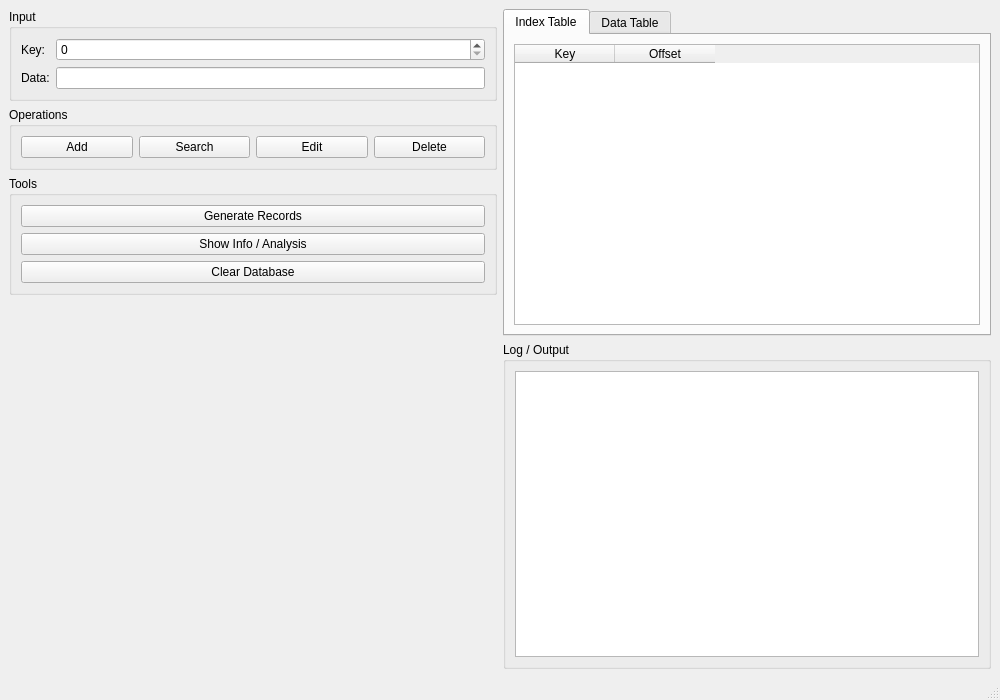
<?xml version="1.0" encoding="UTF-8"?>
<ui version="4.0">
 <class>MainWindow</class>
 <widget class="QMainWindow" name="MainWindow">
  <property name="geometry">
   <rect>
    <x>0</x>
    <y>0</y>
    <width>1000</width>
    <height>700</height>
   </rect>
  </property>
  <property name="windowTitle">
   <string>DBMS - Dense Index</string>
  </property>
  <widget class="QWidget" name="centralwidget">
   <layout class="QHBoxLayout" name="horizontalLayout">
    <item>
     <layout class="QVBoxLayout" name="verticalLayoutControls">
      <item>
       <widget class="QGroupBox" name="groupBoxInput">
        <property name="title">
         <string>Input</string>
        </property>
        <layout class="QFormLayout" name="formLayout">
         <item row="0" column="0">
          <widget class="QLabel" name="labelKey">
           <property name="text">
            <string>Key:</string>
           </property>
          </widget>
         </item>
         <item row="0" column="1">
          <widget class="QSpinBox" name="spinKey">
           <property name="maximum">
            <number>2147483647</number>
           </property>
          </widget>
         </item>
         <item row="1" column="0">
          <widget class="QLabel" name="labelData">
           <property name="text">
            <string>Data:</string>
           </property>
          </widget>
         </item>
         <item row="1" column="1">
          <widget class="QLineEdit" name="editData"/>
         </item>
        </layout>
       </widget>
      </item>
      <item>
       <widget class="QGroupBox" name="groupBoxOps">
        <property name="title">
         <string>Operations</string>
        </property>
        <layout class="QHBoxLayout" name="horizontalLayoutOps">
         <item>
          <widget class="QPushButton" name="btnAdd">
           <property name="text">
            <string>Add</string>
           </property>
          </widget>
         </item>
         <item>
          <widget class="QPushButton" name="btnSearch">
           <property name="text">
            <string>Search</string>
           </property>
          </widget>
         </item>
         <item>
          <widget class="QPushButton" name="btnEdit">
           <property name="text">
            <string>Edit</string>
           </property>
          </widget>
         </item>
         <item>
          <widget class="QPushButton" name="btnDelete">
           <property name="text">
            <string>Delete</string>
           </property>
          </widget>
         </item>
        </layout>
       </widget>
      </item>
      <item>
       <widget class="QGroupBox" name="groupBoxTools">
        <property name="title">
         <string>Tools</string>
        </property>
        <layout class="QVBoxLayout" name="verticalLayoutTools">
         <item>
          <widget class="QPushButton" name="btnGenerate">
           <property name="text">
            <string>Generate Records</string>
           </property>
          </widget>
         </item>
         <item>
          <widget class="QPushButton" name="btnInfo">
           <property name="text">
            <string>Show Info / Analysis</string>
           </property>
          </widget>
         </item>
         <item>
          <widget class="QPushButton" name="btnClear">
           <property name="text">
            <string>Clear Database</string>
           </property>
          </widget>
         </item>
        </layout>
       </widget>
      </item>
      <item>
       <spacer name="verticalSpacer">
        <property name="orientation">
         <enum>Qt::Vertical</enum>
        </property>
        <property name="sizeHint" stdset="0">
         <size>
          <width>20</width>
          <height>40</height>
         </size>
        </property>
       </spacer>
      </item>
     </layout>
    </item>
    <item>
     <layout class="QVBoxLayout" name="verticalLayoutDisplay">
      <item>
       <widget class="QTabWidget" name="tabWidget">
        <property name="currentIndex">
         <number>0</number>
        </property>
        <widget class="QWidget" name="tabIndex">
         <attribute name="title">
          <string>Index Table</string>
         </attribute>
         <layout class="QVBoxLayout" name="verticalLayoutIndex">
          <item>
           <widget class="QTableWidget" name="tableIndex">
            <column>
             <property name="text">
              <string>Key</string>
             </property>
            </column>
            <column>
             <property name="text">
              <string>Offset</string>
             </property>
            </column>
           </widget>
          </item>
         </layout>
        </widget>
        <widget class="QWidget" name="tabData">
         <attribute name="title">
          <string>Data Table</string>
         </attribute>
         <layout class="QVBoxLayout" name="verticalLayoutData">
          <item>
           <layout class="QHBoxLayout" name="horizontalLayoutDisplayLimit">
            <item>
             <widget class="QLabel" name="labelDisplayLimit">
              <property name="text">
               <string>Display Limit:</string>
              </property>
             </widget>
            </item>
            <item>
             <widget class="QSpinBox" name="spinDisplayLimit">
              <property name="minimum">
               <number>10</number>
              </property>
              <property name="maximum">
               <number>100000</number>
              </property>
              <property name="value">
               <number>1000</number>
              </property>
             </widget>
            </item>
            <item>
             <spacer name="horizontalSpacerDisplayLimit">
              <property name="orientation">
               <enum>Qt::Horizontal</enum>
              </property>
              <property name="sizeHint" stdset="0">
               <size>
                <width>40</width>
                <height>20</height>
               </size>
              </property>
             </spacer>
            </item>
           </layout>
          </item>
          <item>
           <widget class="QTableWidget" name="tableData">
            <column>
             <property name="text">
              <string>Key</string>
             </property>
            </column>
            <column>
             <property name="text">
              <string>Data</string>
             </property>
            </column>
           </widget>
          </item>
         </layout>
        </widget>
       </widget>
      </item>
      <item>
       <widget class="QGroupBox" name="groupBoxLog">
        <property name="title">
         <string>Log / Output</string>
        </property>
        <layout class="QVBoxLayout" name="verticalLayoutLog">
         <item>
          <widget class="QTextEdit" name="textLog">
           <property name="readOnly">
            <bool>true</bool>
           </property>
          </widget>
         </item>
        </layout>
       </widget>
      </item>
     </layout>
    </item>
   </layout>
  </widget>
  <widget class="QMenuBar" name="menubar">
   <property name="geometry">
    <rect>
     <x>0</x>
     <y>0</y>
     <width>1000</width>
     <height>25</height>
    </rect>
   </property>
  </widget>
  <widget class="QStatusBar" name="statusbar"/>
 </widget>
 <resources/>
 <connections/>
</ui>
